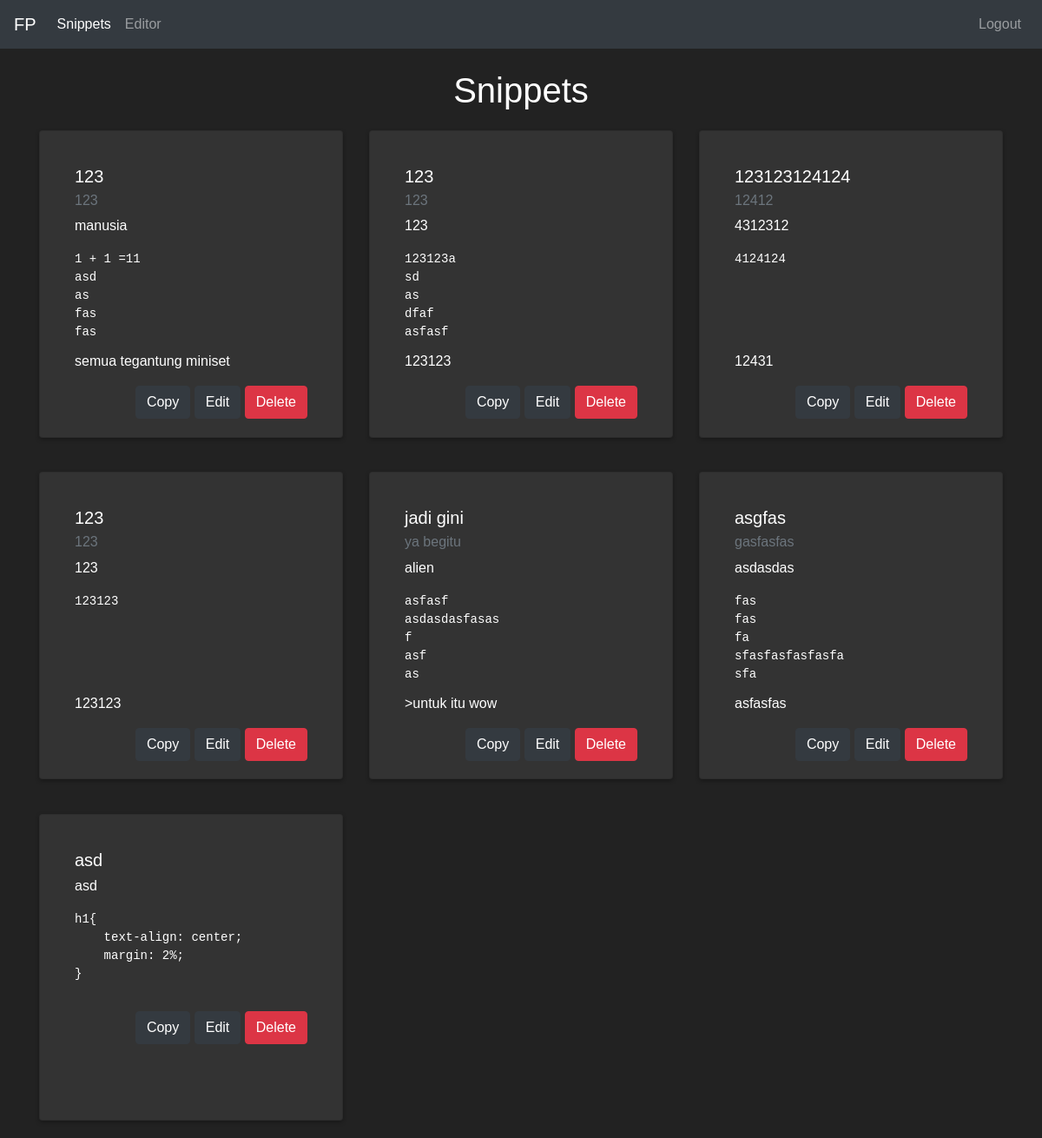
The page /snippets (signed in) on the database as committed earlier.
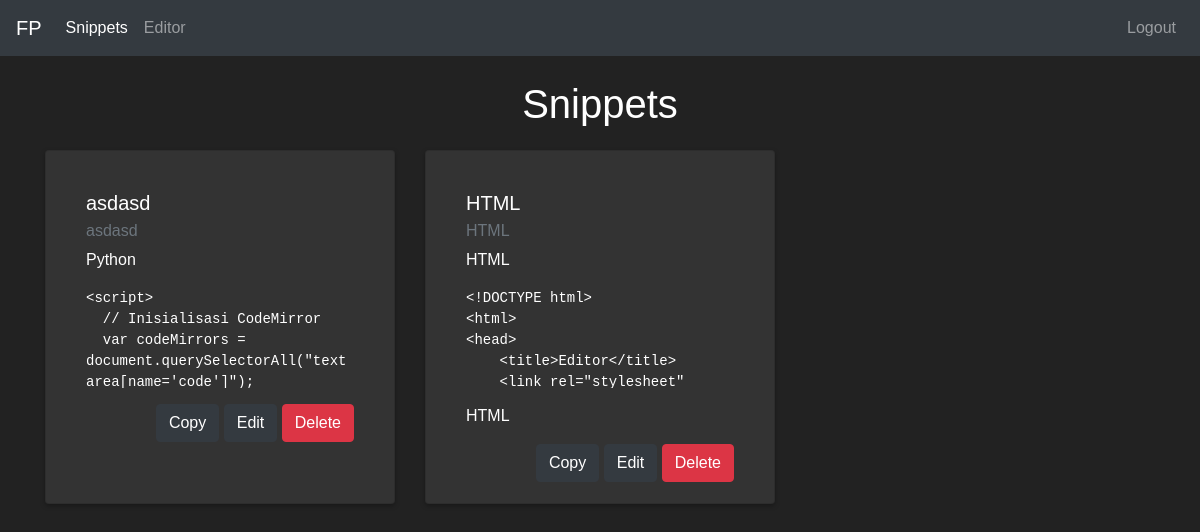
The same page on the database as committed later.
### app.py (models this page shows)
class Snippet(db.Model):
    id = db.Column(db.Integer, primary_key=True)
    title = db.Column(db.String(100), nullable=False)
    description = db.Column(db.String(200))
    language = db.Column(db.String(50), nullable=False)
    code = db.Column(db.Text, nullable=False)
    documentation = db.Column(db.Text)
    user_id = db.Column(db.Integer, db.ForeignKey('user.id'), nullable=False)

### app.py (the view, shortened to what this page needs)
@app.route('/snippets', methods=['GET', 'POST'])
@login_required
def snippets():
    snippets = Snippet.query.filter_by(user_id=current_user.id).all()
    return render_template('snippets.html', snippets=snippets)

### app.py (called while the page is built)
@login_manager.user_loader
def load_user(user_id):
    return User.query.get(int(user_id))

### templates/snippets.html (shortened to what this page needs)
<!DOCTYPE html>
<html>
<head>
    <link rel="stylesheet" href="https://maxcdn.bootstrapcdn.com/bootstrap/4.5.2/css/bootstrap.min.css">
    <link rel="stylesheet" href="{{ url_for('static', filename='style-snippet.css') }}">
</head>
<body>
    <nav class="navbar navbar-expand-lg navbar-dark bg-dark">
        <a class="navbar-brand" href="#">FP</a>
        <div class="collapse navbar-collapse" id="navbarNav">
            <ul class="navbar-nav">
                <li class="nav-item active">
                    <a class="nav-link" href="#">Snippets</a>
                </li>
                <li class="nav-item">
                    <a class="nav-link" href="/editor">Editor</a>
                </li>
            </ul>
            <ul class="navbar-nav ml-auto">
                <li class="nav-item">
                    <a class="nav-link" href="/logout">Logout</a>
                </li>
            </ul>
        </div>
    </nav>
    <div class="container mt-4">
        <center>
        <h1>Snippets</h1>
        </center>
        <div class="row">
            {% for snippet in snippets %}
                <div class="col-md-4">
                    <div class="card">
                        <div class="card-body">
                            <h5 class="card-title">{{ snippet.title }}</h5>
                            <h6 class="card-subtitle mb-2 text-muted">{{ snippet.description }}</h6>
                            <p class="card-text">{{ snippet.language }}</p>
                            <pre><code>{{ snippet.code }}</code></pre>
                            <p class="card-text">{{ snippet.documentation }}</p>
                            <div class="buttton"><a href="#" class="btn btn-dark btn-copy" data-code="{{ snippet.code }}">Copy</a>
                                <a href="/edit/{{ snippet.id }}" class="btn btn-dark">Edit</a>
                                <a href="/delete/{{ snippet.id }}" class="btn btn-danger">Delete</a>
                            </div>
                        </div>
                    </div>
                </div>
            {% endfor %}
        </div>
</body>
</html>

### static/style-snippet.css (style rules this page uses)
h1 { text-align: center; margin: 2%; }
.navbar-brand { font-family: Arial, sans-serif; }
body { font-family: Arial, sans-serif; margin: 0; padding: 0; background-color: #222; color: #fff; }
.card { background: #333; padding: 20px; margin-bottom: 20px; box-shadow: 0 2px 5px rgba(0, 0, 0, 0.3); color: #fff; height: 90%; min-height: 353px; }
pre code { display: block; white-space: pre-wrap; word-wrap: break-word; color: #fff; max-height: 100px; min-height: 100px; }
.buttton { text-align: right; }

Rows that differ between the two databases and show on the page:
removed Snippet: title "123", description "123", language "manusia", code "1 + 1 =11 asd as fas fas…", documentation "semua tegantung miniset"
removed Snippet: title "123", description "123", language "123", code "123123a sd as dfaf asfasf", documentation "123123"
removed Snippet: title "123123124124", description "12412", language "4312312", code "4124124", documentation "12431"
removed Snippet: title "123", description "123", language "123", code "123123", documentation "123123"
removed Snippet: title "jadi gini", description "ya begitu", language "alien", code "asfasf asdasdasfasas f asf as…", documentation ">untuk itu wow"
removed Snippet: title "asgfas", description "gasfasfas", language "asdasdas", code "fas fas fa sfasfasfasfasfa sfa…", documentation "asfasfas"
removed Snippet: title "asd", language "asd", code "h1{ text-align: center; margin: 2%; }…"
added Snippet: title "asdasd", description "asdasd", language "Python", code "<script> // Inisialisasi CodeMirror var codeMirrors = document.querySelectorAll(\"textarea[name='code']\");…"
added Snippet: title "HTML", description "HTML", language "HTML", code "<!DOCTYPE html> <html> <head> <title>Editor</title> <link rel=\"stylesheet\"…", documentation "HTML"
